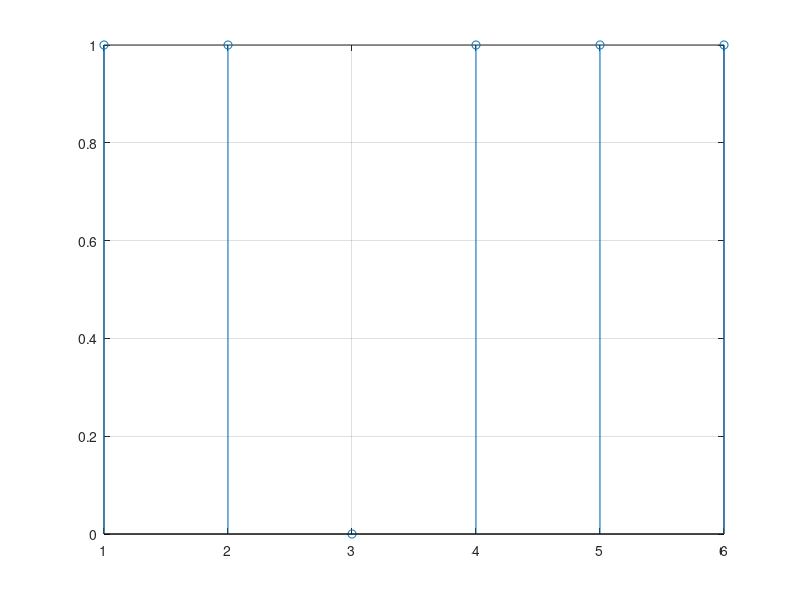

Write the MATLAB code that produced this figure.
 Fs = 12000;
    N = 0.5*12; %numar esantioane 0.5 ms * 12kHz
    n = 1:N;
    for i = 1:1:N
        v(i) = round(rand);
    end
    ts = 1/Fs;
    t = ts:ts:N*ts;
   % plot(t,v);
  
    stem(n,v),grid %semnalul discret in functie de n